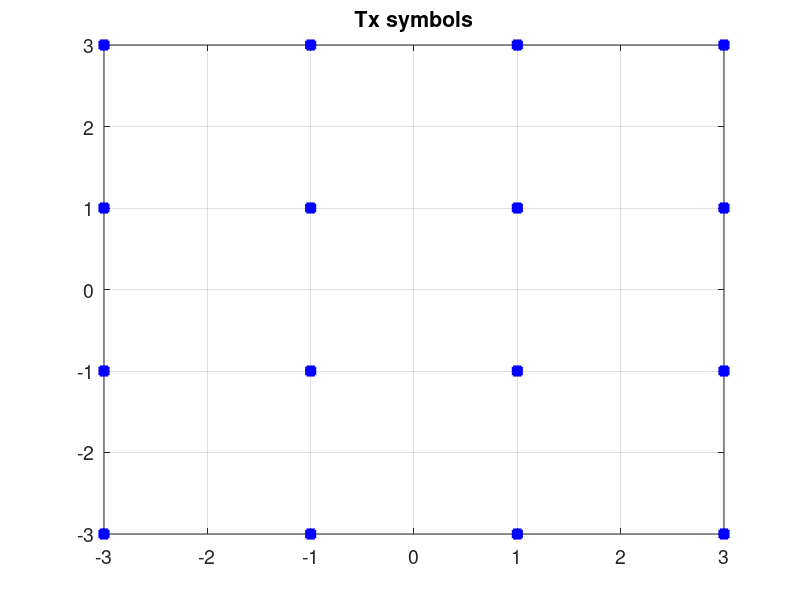

Write the MATLAB code that produced this figure. (Note: this script raises an error after producing the figure.)
% Lab: channel capacity estimation for QAM constellation 
% http://rf-lab.github.io, http://mgupi.ru, KB-3:Modeling and simulation
% 
clc ;
clear ;

[x,y]           = meshgrid([-3 -1 1 3],[-3 -1 1 3]) ;
x               = complex(x(:),y(:)) ;
clear y
figure(1), plot( x,'b+','LineWidth',8 ), grid on, set(gca, 'FontSize', 14 ), title('Tx symbols')

px              = ones(size(x))/length(x) ;

gauss           = @(x,mx,sx) exp( -((x-mx).*conj(x-mx))/(2*sx*sx) )/(sx*sx*2*pi) ;

C = [] ;
snrValues = -10:19 ;
for snrDb = snrValues
    se          = (10^( -snrDb/20 )) * sqrt(var(x)/2) ; %snrDb = 20*log10(std(x)/std(e))
    intLim = 3+4*se ;
    I1          = 0 ;
    I2          = 0 ;
    for m=1:length(x)
        fun1    = @(re_y,im_y) gauss(complex(re_y,im_y),x(m),se)*px(m).*log2(gauss(complex(re_y,im_y),x(m),se)) ;
        fun2p   = @(re_y,im_y) fun2(complex(re_y,im_y),x,se,m,px,gauss) ;
        I1      = I1 + integral2(fun1,  -intLim, intLim, -intLim,intLim ) ;
        I2      = I2 + integral2(fun2p, -intLim, intLim, -intLim,intLim ) ;
    end
    C(end+1) = I1 - I2 ;
end

figure(2), hold off, plot(snrValues,C,'b-','LineWidth',1.5)
hold on,    plot( snrValues, log2(1+10.^(snrValues/10)), 'r-','LineWidth',1.5 ) 
grid on, set(gca,'FontSize',14)
legend('16QAM','log_2(1+SNR)') ;
title('AWGN capacity')
ylabel('bit/s/Hz')
xlabel('SNR, dB')